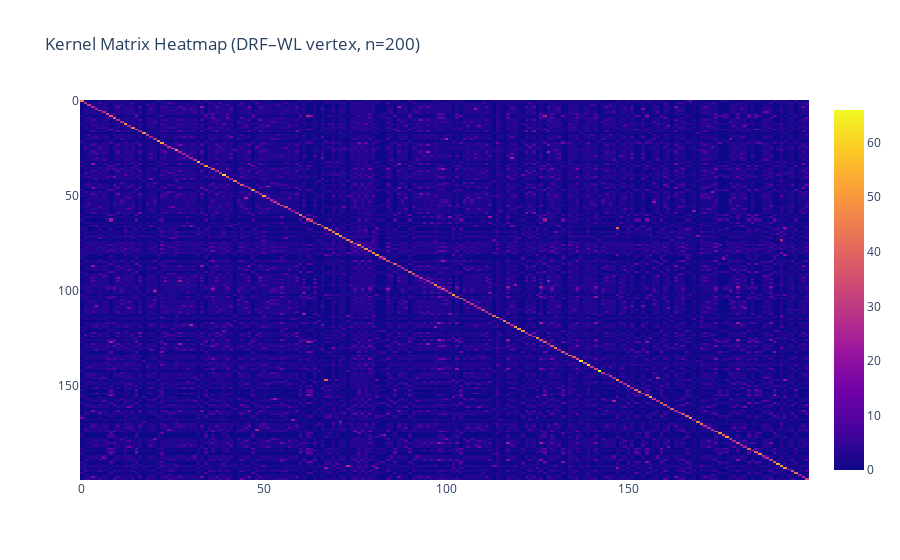
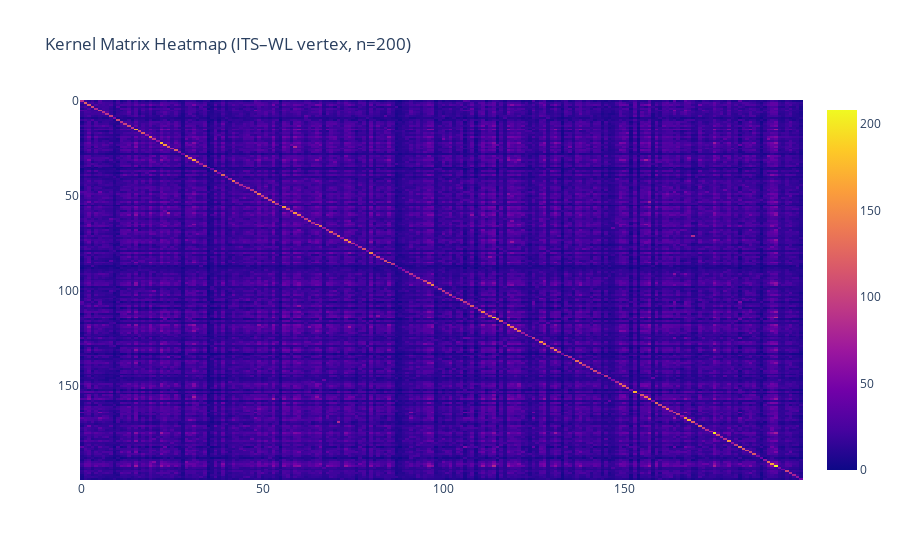

Notebook cell for these charts, in order:
### Code cell
mode = "vertex"
n = 200

K_drf, y_drf_small, stats_drf = build_kernel_and_stats(X_drf, y_drf, mode=mode, n=n)
print("DRF kernel matrix stats:", stats_drf)
fig = plot_kernel_heatmap(K_drf, title=f"Kernel Matrix Heatmap (DRF–WL {mode}, n={n})")
fig.show()

K_its, y_its_small, stats_its = build_kernel_and_stats(X_its, y_its, mode=mode, n=n)
print("ITS kernel matrix stats:", stats_its)
fig = plot_kernel_heatmap(K_its, title=f"Kernel Matrix Heatmap (ITS–WL {mode}, n={n})")
fig.show()

### Figure 1 — Plotly figure (JSON) as saved in the notebook; plotly's stock layout.template omitted (floating-point values rounded to 4 significant figures; data arrays with more than 128 entries replaced by an {"elided": "..."} marker saying what was removed)
{"data": [{"coloraxis": "coloraxis", "hovertemplate": "x: %{x}<br>y: %{y}<br>color: %{z}<extra></extra>", "name": "0", "type": "heatmap", "xaxis": "x", "yaxis": "y", "z": {"elided": "200x200 float values"}}], "layout": {"coloraxis": {"colorscale": [[0, "#0d0887"], [0.1111, "#46039f"], [0.2222, "#7201a8"], [0.3333, "#9c179e"], [0.4444, "#bd3786"], [0.5556, "#d8576b"], [0.6667, "#ed7953"], [0.7778, "#fb9f3a"], [0.8889, "#fdca26"], [1, "#f0f921"]]}, "title": {"text": "Kernel Matrix Heatmap (DRF–WL vertex, n=200)"}, "xaxis": {"anchor": "y", "domain": [0, 1]}, "yaxis": {"anchor": "x", "autorange": "reversed", "domain": [0, 1]}}}

### Figure 2 — Plotly figure (JSON) as saved in the notebook; plotly's stock layout.template omitted (floating-point values rounded to 4 significant figures; data arrays with more than 128 entries replaced by an {"elided": "..."} marker saying what was removed)
{"data": [{"coloraxis": "coloraxis", "hovertemplate": "x: %{x}<br>y: %{y}<br>color: %{z}<extra></extra>", "name": "0", "type": "heatmap", "xaxis": "x", "yaxis": "y", "z": {"elided": "200x200 float values"}}], "layout": {"coloraxis": {"colorscale": [[0, "#0d0887"], [0.1111, "#46039f"], [0.2222, "#7201a8"], [0.3333, "#9c179e"], [0.4444, "#bd3786"], [0.5556, "#d8576b"], [0.6667, "#ed7953"], [0.7778, "#fb9f3a"], [0.8889, "#fdca26"], [1, "#f0f921"]]}, "title": {"text": "Kernel Matrix Heatmap (ITS–WL vertex, n=200)"}, "xaxis": {"anchor": "y", "domain": [0, 1]}, "yaxis": {"anchor": "x", "autorange": "reversed", "domain": [0, 1]}}}
